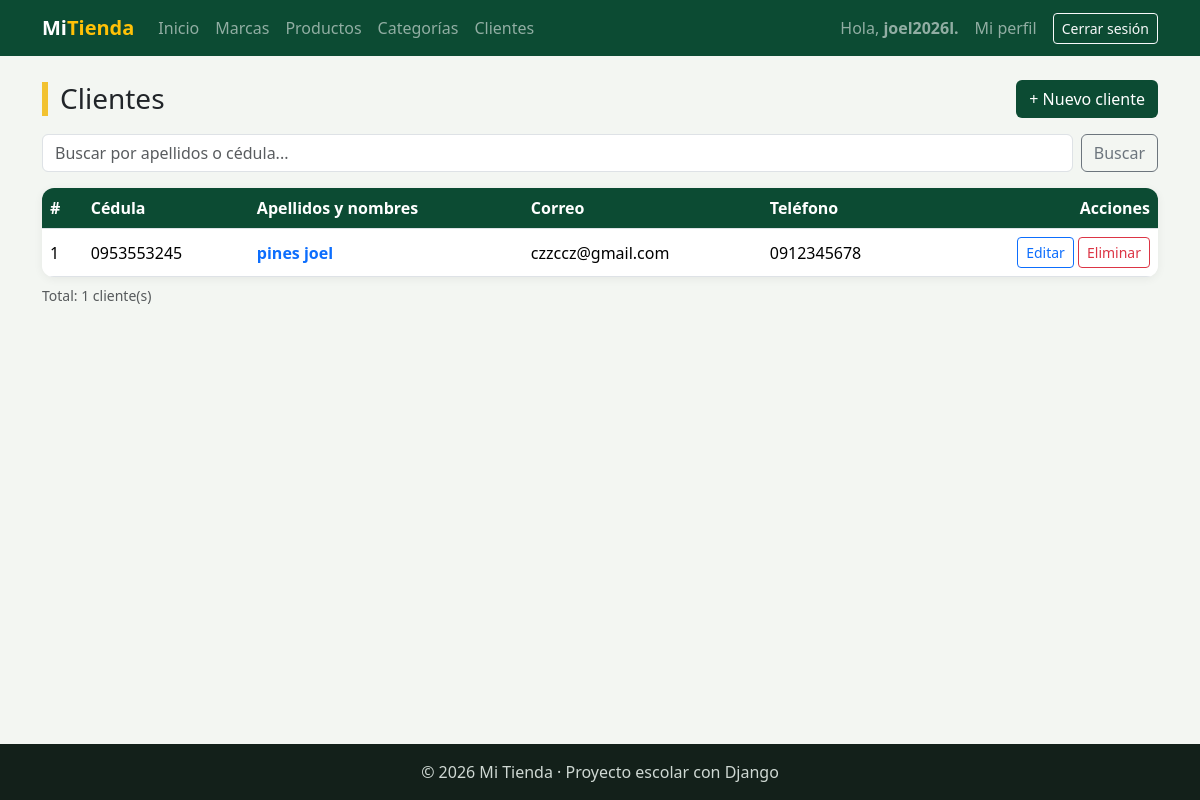
Before: /facturacion/clientes/ (signed in) with the older database file.
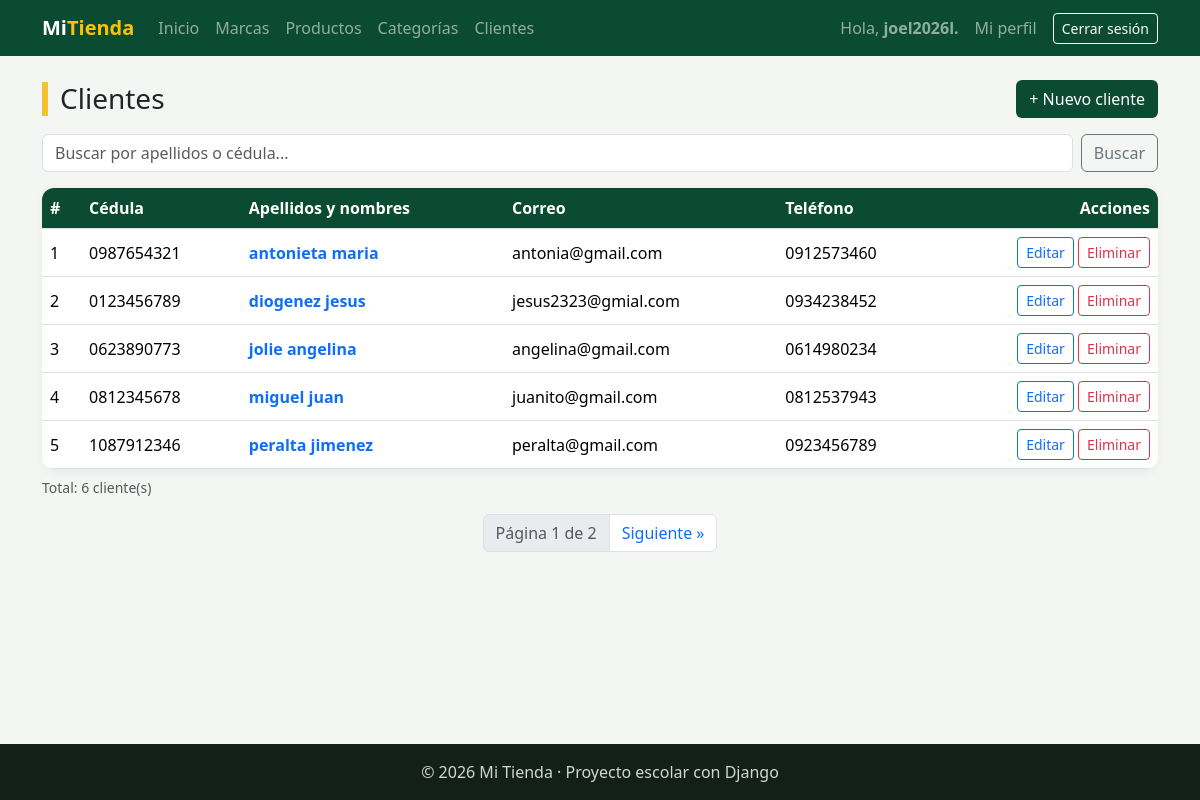
After: the same page with the newer database file.
### facturacion/models.py (models this page shows, shortened)
class Cliente(models.Model):
    cedula = models.CharField("Cédula", max_length=10, unique=True)   # Texto (no número): puede empezar con 0
    nombres = models.CharField(max_length=80)
    apellidos = models.CharField(max_length=80)
    email = models.EmailField("Correo", blank=True)                    # EmailField revisa que tenga formato de correo
    telefono = models.CharField("Teléfono", max_length=15, blank=True)
    direccion = models.CharField("Dirección", max_length=200, blank=True)
    fecha_registro = models.DateTimeField(auto_now_add=True)
    class Meta:
        verbose_name = "Cliente"
        verbose_name_plural = "Clientes"
        ordering = ["apellidos", "nombres"]      # Primero por apellido; si se repite, por nombre

### facturacion/views.py (the view)
# urls.py: path("clientes/", views.cliente_lista, name="cliente_lista"),
@login_required
def cliente_lista(request):                                # READ con buscador y páginas · solo GET
    q = request.GET.get("q", "")                           # 1. Texto del buscador (?q=perez)
    clientes = Cliente.objects.all()                       # 2. Todos (ordenados por apellidos, nombres: Meta.ordering)
    if q:
        clientes = clientes.filter(Q(apellidos__icontains=q) | Q(cedula__icontains=q))
    paginador = Paginator(clientes, 5)                     # 4. De 5 en 5
    page_obj = paginador.get_page(request.GET.get("page")) # 5. La página pedida (?page=2). Si es inválida, da la 1 o la última
    contexto = {"titulo": "Clientes", "page_obj": page_obj, "q": q}
    return render(request, "facturacion/cliente_lista.html", contexto)

### facturacion/templates/facturacion/cliente_lista.html (shortened to what this page needs)
{% extends "base.html" %}
{% block contenido %}
<div class="d-flex justify-content-between align-items-center flex-wrap gap-2 mb-3">
    <h1 class="h3 titulo-pagina m-0">{{ titulo }}</h1>
    <a href="{% url 'facturacion:cliente_crear' %}" class="btn btn-verde">+ Nuevo cliente</a>
</div>
<form method="get" class="d-flex gap-2 mb-3">
    <input type="text" name="q" value="{{ q }}" class="form-control" placeholder="Buscar por apellidos o cédula...">
    <button type="submit" class="btn btn-outline-secondary">Buscar</button>
</form>
<div class="tarjeta p-0 table-responsive">
    <table class="table table-hover align-middle m-0">
        <thead>
            <tr><th>#</th><th>Cédula</th><th>Apellidos y nombres</th><th>Correo</th><th>Teléfono</th><th class="text-end">Acciones</th></tr>
        </thead>
        <tbody>
            {% for cliente in page_obj %}
            <tr>
                <td>{{ page_obj.start_index|add:forloop.counter0 }}</td>
                <td>{{ cliente.cedula }}</td>
                <td>
                    <a href="{% url 'facturacion:cliente_detalle' cliente.pk %}" class="fw-semibold text-decoration-none">{{ cliente.apellidos }} {{ cliente.nombres }}</a>
                </td>
                <td>{{ cliente.email|default:"—" }}</td>
                <td>{{ cliente.telefono|default:"—" }}</td>
                <td class="text-end text-nowrap">
                    <a href="{% url 'facturacion:cliente_editar' cliente.pk %}" class="btn btn-sm btn-outline-primary">Editar</a>
                    <a href="{% url 'facturacion:cliente_eliminar' cliente.pk %}" class="btn btn-sm btn-outline-danger">Eliminar</a>
                </td>
            </tr>
            {% empty %}
            <tr><td colspan="6" class="text-center text-muted py-4">No hay clientes.</td></tr>
            {% endfor %}
        </tbody>
    </table>
</div>
<p class="text-muted small mt-2">Total: {{ page_obj.paginator.count }} cliente(s)</p>
{% if page_obj.has_other_pages %}
<nav class="mt-3">
    <ul class="pagination justify-content-center">
        <li class="page-item disabled"><span class="page-link">Página {{ page_obj.number }} de {{ page_obj.paginator.num_pages }}</span></li>
        {% if page_obj.has_next %}
            <li class="page-item"><a class="page-link" href="?page={{ page_obj.next_page_number }}&q={{ q|urlencode }}">Siguiente »</a></li>
        {% endif %}
    </ul>
</nav>
{% endif %}
{% endblock %}

### templates/base.html (shortened to what this page needs)
{% load static %}
<!DOCTYPE html>
<html lang="es">
<head>
    <link href="https://cdn.jsdelivr.net/npm/bootstrap@5.3.3/dist/css/bootstrap.min.css" rel="stylesheet">
    <link rel="stylesheet" href="{% static 'css/estilos.css' %}">
</head>
<body>
    <nav class="navbar navbar-expand-lg navbar-dark barra">
        <div class="container">
            <a class="navbar-brand fw-bold" href="{% url 'home' %}">Mi<span class="text-warning">Tienda</span></a>
            <div class="collapse navbar-collapse" id="menu">
                <ul class="navbar-nav me-auto">
                    <li class="nav-item"><a class="nav-link" href="{% url 'home' %}">Inicio</a></li>
                    {% if user.is_authenticated %}
                        <li class="nav-item"><a class="nav-link" href="{% url 'facturacion:marca_lista' %}">Marcas</a></li>
                        <li class="nav-item"><a class="nav-link" href="{% url 'facturacion:producto_lista' %}">Productos</a></li>
                         <li class="nav-item"><a class="nav-link" href="{% url 'facturacion:categoria_lista' %}">Categorías</a></li>
                        <li class="nav-item"><a class="nav-link" href="{% url 'facturacion:cliente_lista' %}">Clientes</a></li>
                    {% endif %}
                </ul>
                <ul class="navbar-nav align-items-lg-center gap-2">
                    {% if user.is_authenticated %}
                        <li class="nav-item navbar-text">Hola, <b>{{ user.username }}</b></li>
                        <li class="nav-item"><a class="nav-link" href="{% url 'facturacion:mi_perfil' %}">Mi perfil</a></li>
                        <li class="nav-item">
                            <form method="post" action="{% url 'logout' %}" class="m-0">
                                <button type="submit" class="btn btn-sm btn-outline-light">Cerrar sesión</button>
                            </form>
                        </li>
                    {% else %}
                        <li class="nav-item"><a class="nav-link" href="{% url 'login' %}">Ingresar</a></li>
                        <li class="nav-item"><a class="btn btn-sm btn-warning" href="{% url 'registro' %}">Crear cuenta</a></li>
                    {% endif %}
                </ul>
            </div>
        </div>
    </nav>
    <main class="container py-4">
        {% block contenido %}{% endblock %}
    </main>
    <footer class="pie text-center py-3">© 2026 Mi Tienda · Proyecto escolar con Django</footer>
</body>
</html>

### static/CSS/estilos.css (style rules this page uses)
:root { --verde: #0c4b33; --verde-claro: #2f9e6e; --amarillo: #f2c230; }
body { background-color: #f3f6f2; min-height: 100vh; display: flex; flex-direction: column; }
main { flex: 1; }
.barra { background-color: var(--verde); }
.titulo-pagina { border-left: 6px solid var(--amarillo); padding-left: 12px; }
.tarjeta { background: white; border-radius: 12px; padding: 24px; box-shadow: 0 2px 10px rgba(0,0,0,.06); }
.table thead th { background-color: var(--verde); color: white; }
.btn-verde { background-color: var(--verde); color: white; }
.pie { background-color: #13201a; color: #cfd8d3; }

Changed rows visible on the page:
no longer on this page (row unchanged): Cliente: start_index|add "1", cedula "0953553245", apellidos "pines", nombres "joel", email "czzccz@gmail.com", telefono "0912345678"
added Cliente: start_index|add "1", cedula "0987654321", apellidos "antonieta", nombres "maria", email "antonia@gmail.com", telefono "0912573460"
added Cliente: start_index|add "2", cedula "0123456789", apellidos "diogenez", nombres "jesus", email "jesus2323@gmial.com", telefono "0934238452"
added Cliente: start_index|add "3", cedula "0623890773", apellidos "jolie", nombres "angelina", email "angelina@gmail.com", telefono "0614980234"
added Cliente: start_index|add "4", cedula "0812345678", apellidos "miguel", nombres "juan", email "juanito@gmail.com", telefono "0812537943"
added Cliente: start_index|add "5", cedula "1087912346", apellidos "peralta", nombres "jimenez", email "peralta@gmail.com", telefono "0923456789"
Other visible differences:
{{ page_obj.paginator.count }}: "1" → "6"
{{ page_obj.number }}: (not shown) → "1"
{{ page_obj.paginator.num_pages }}: (not shown) → "2"
text now shown: "Página de Siguiente »"
